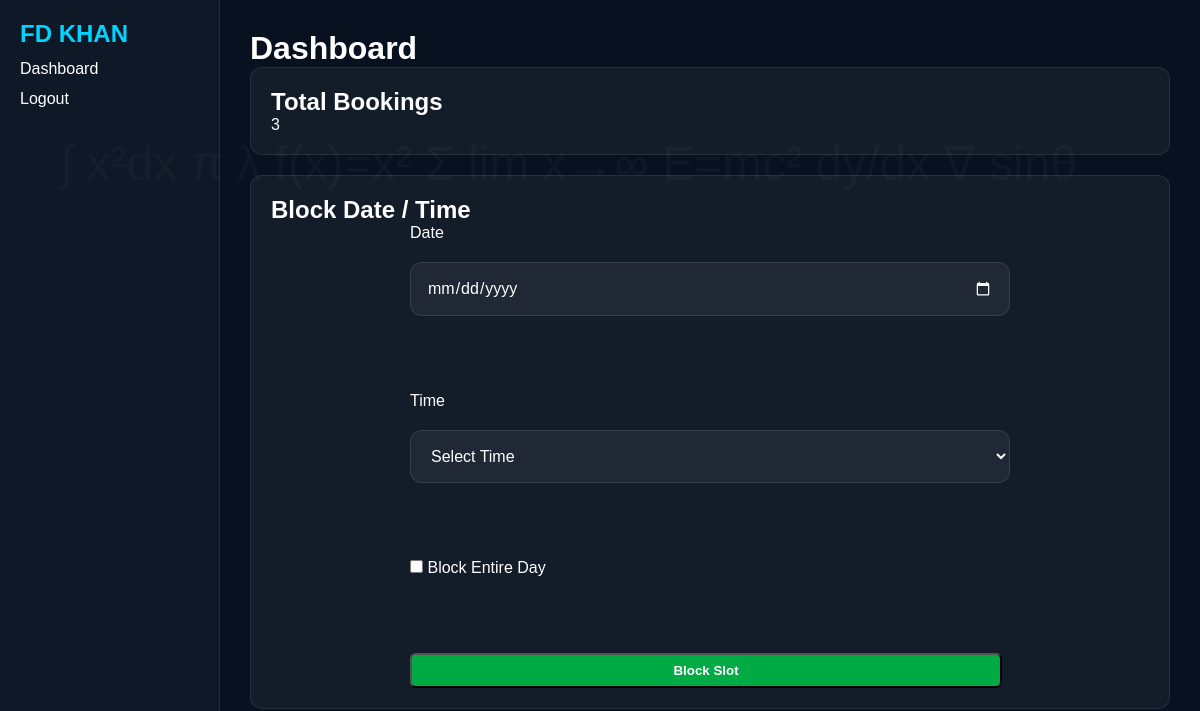
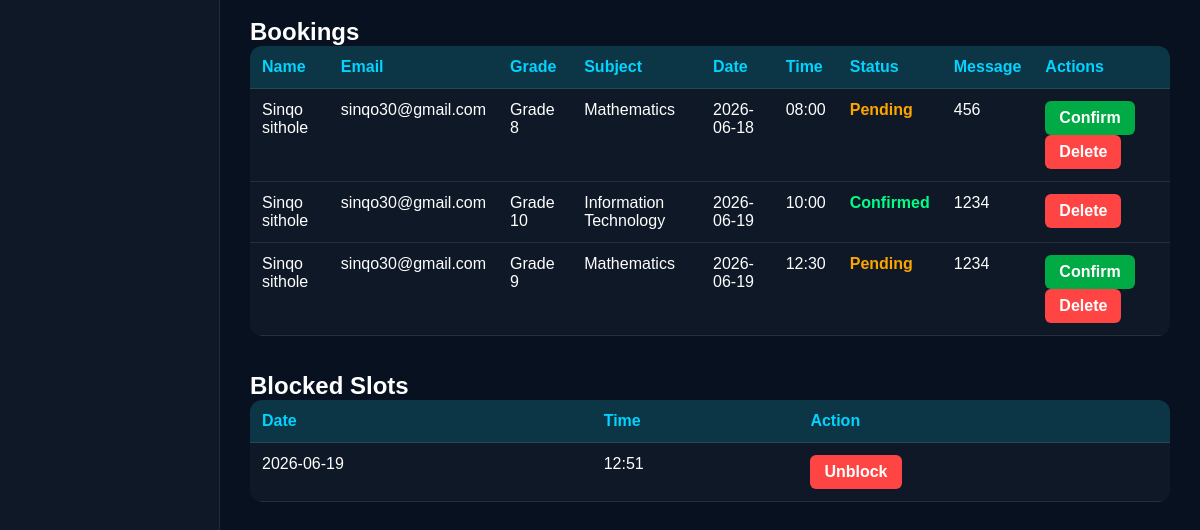
Page /dashboard (signed in) on the earlier database version (2 pictures, top to bottom).
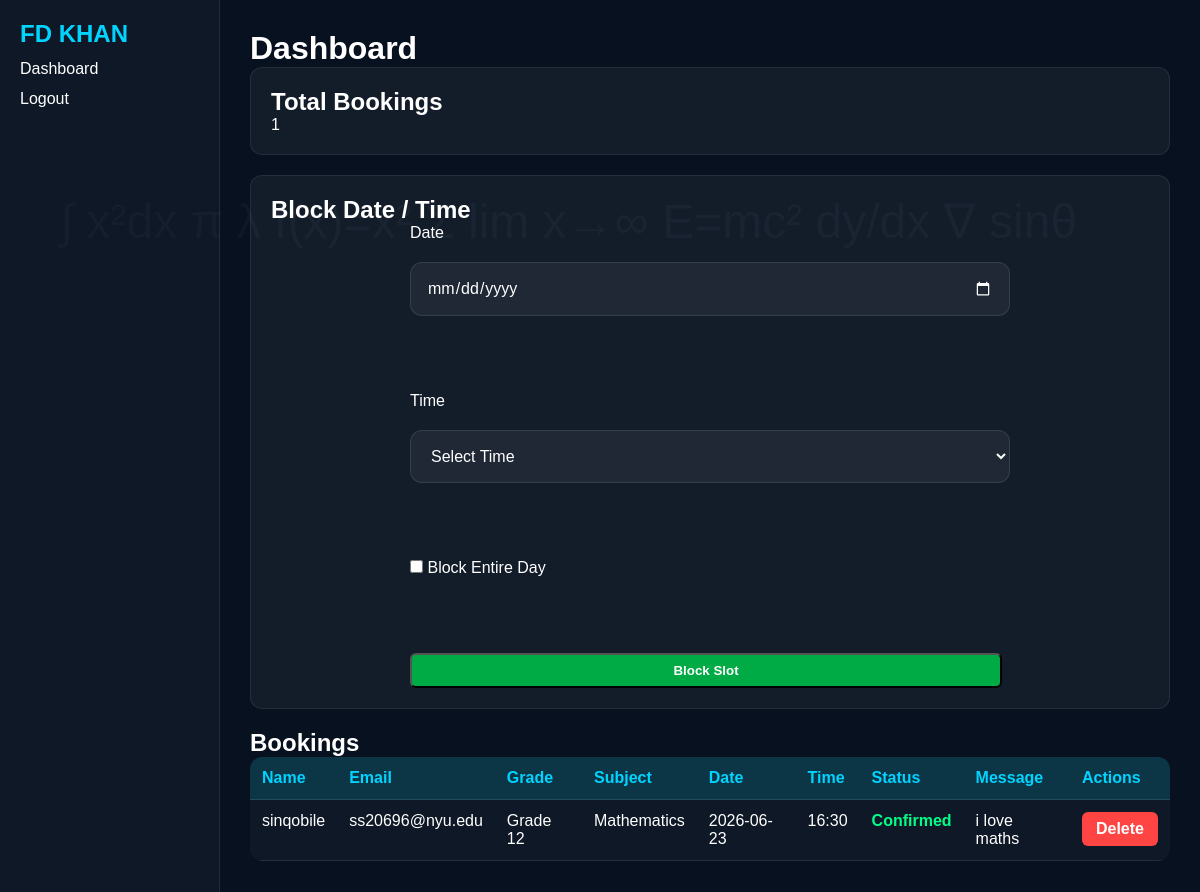
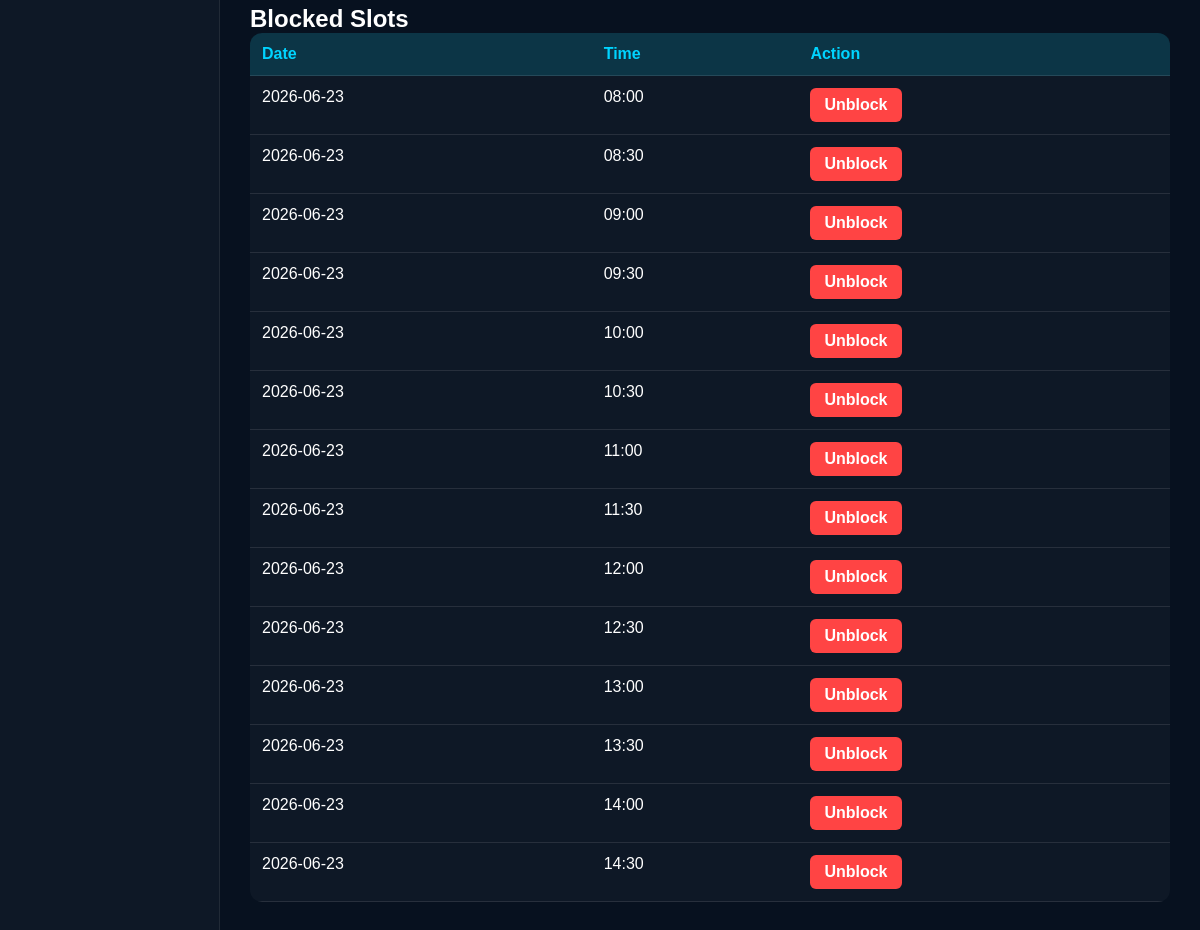
Same page on the later database version (2 pictures, top to bottom).
### tables this page shows
CREATE TABLE bookings (

        id INTEGER PRIMARY KEY AUTOINCREMENT,

        name TEXT,
        email TEXT,
        grade TEXT,
        subject TEXT,
        date TEXT,
        time TEXT,
        message TEXT,

        status TEXT DEFAULT 'Pending'
    );

CREATE TABLE blocked_slots (

        id INTEGER PRIMARY KEY AUTOINCREMENT,

        date TEXT,
        time TEXT
    );

### app.py (the view)
@app.route("/dashboard")
def dashboard():
    if not session.get("logged_in"):
        return redirect("/admin")
    conn = get_db()
    bookings = conn.execute(
        """

        SELECT *

        FROM bookings

        ORDER BY date,time

        """
    ).fetchall()
    blocked_slots = conn.execute(
        """

        SELECT *

        FROM blocked_slots

        ORDER BY date,time

        """
    ).fetchall()
    conn.close()
    return render_template(
        "admin_dashboard.html",
        bookings=bookings,
        blocked_slots=blocked_slots,
        time_slots=TIME_SLOTS
    )

### app.py (called while the page is built)
def get_db():
    conn = sqlite3.connect("fdkhan.db")
    conn.row_factory = sqlite3.Row
    return conn

### templates/admin_dashboard.html (shortened to what this page needs)
<!DOCTYPE html>
<html>
<head>
<link rel="stylesheet" href="{{ url_for('static', filename='style.css') }}">
<link rel="stylesheet" href="{{ url_for('static', filename='admin.css') }}">
</head>
<body>
<div class="layout">
<aside class="sidebar">
<h2>FD KHAN</h2>
<a href="/dashboard">
Dashboard
</a>
<a href="/logout">
Logout
</a>
</aside>
<main class="main">
<h1>
Dashboard
</h1>
<div class="card">
<h2>
Total Bookings
</h2>
<p>
{{ bookings|length }}
</p>
</div>
<div class="card">
<h2>
Block Date / Time
</h2>
<form action="/block_slot" method="POST">
<label>
Date
</label>
<input
type="date"
name="date"
required>
<br><br>
<label>
Time
</label>
<select name="time">
<option value="">
Select Time
</option>
</select>
<br><br>
<label>
<input
type="checkbox"
name="full_day">
Block Entire Day
</label>
<br><br>
<button
type="submit"
class="confirm-btn">
Block Slot
</button>
</form>
</div>
<h2>
Bookings
</h2>
{% if bookings %}
<table>
<tr>
<th>
Name
</th>
<th>
Email
</th>
<th>
Grade
</th>
<th>
Subject
</th>
<th>
Date
</th>
<th>
Time
</th>
<th>
Status
</th>
<th>
Message
</th>
<th>
Actions
</th>
</tr>
{% for b in bookings %}
<tr>
<td>
{{ b.name }}
</td>
<td>
{{ b.email }}
</td>
<td>
{{ b.grade }}
</td>
<td>
{{ b.subject }}
</td>
<td>
{{ b.date }}
</td>
<td>
{{ b.time }}
</td>
<td>
{% if b.status == "Confirmed" %}
<span class="status-confirmed">
Confirmed
</span>
{% else %}
<span class="status-pending">
Pending
</span>
{% endif %}
</td>
<td>
{{ b.message }}
</td>
<td>
{% if b.status != "Confirmed" %}
<a
href="/confirm_booking/{{ b.id }}"
class="confirm-btn">
Confirm
</a>
{% endif %}
<a
href="/delete_booking/{{ b.id }}"
class="delete-btn"
onclick="return confirm('Delete booking?');">
Delete
</a>
</td>
</tr>
{% endfor %}
</table>
{% else %}
<p>
No bookings available.
</p>
{% endif %}
<br><br>
<h2>
Blocked Slots
</h2>
{% if blocked_slots %}
<table>
<tr>
<th>
Date
</th>
<th>
Time
</th>
<th>
Action
</th>
</tr>
{% for slot in blocked_slots %}
<tr>
<td>
{{ slot.date }}
</td>
<td>
{{ slot.time }}
</td>
<td>
<a
href="/unblock_slot/{{ slot.id }}"
class="delete-btn">
Unblock
</a>
</td>
</tr>
{% endfor %}
</table>
{% else %}
<p>
No blocked slots.
</p>
{% endif %}
</main>
</div>
</body>
</html>

### static/style.css (style rules this page uses)
* { margin:0; padding:0; box-sizing:border-box; }
body { font-family:'Fira Code', monospace; background:#07111f; color:#e5f0ff; overflow-x:hidden; min-height:100vh; position:relative; display: flex; flex-direction: column; }
body::before { content: "∫ x²dx π λ f(x)=x² Σ lim x→∞ E=mc² dy/dx ∇ sinθ"; position:fixed; top:10%; left:5%; width:90%; height:90%; color:rgba(255,255,255,0.03); font-size:3rem; line-height:5rem; z-index:-1; pointer-events:none; }
.card, .video-card { background:rgba(255,255,255,0.04); border:1px solid rgba(255,255,255,0.08); border-radius:18px; padding:30px; text-align:left; transition:0.3s ease; }
form { max-width:600px; margin:0 auto; display:flex; flex-direction:column; gap:20px; }
input, textarea, select { padding:16px; border-radius:12px; border:1px solid rgba(255,255,255,0.1); background:rgba(255,255,255,0.05); color:white; font-family:inherit; font-size:1rem; }
input[type="date"], input[type="time"] { padding: 16px; border-radius: 12px; border: 1px solid rgba(255,255,255,0.1); background: rgba(255,255,255,0.05); color: white; font-family: inherit; font-size: 1rem; cursor: pointer; }

### static/admin.css (style rules this page uses)
body { margin: 0; font-family: Arial, sans-serif; background: #07111f; color: white; }
.layout { display: flex; min-height: 100vh; }
.sidebar { width: 220px; background: rgba(255,255,255,0.03); padding: 20px; border-right: 1px solid rgba(255,255,255,0.08); }
.sidebar h2 { color: #00d4ff; }
.sidebar a { display: block; color: white; text-decoration: none; margin: 12px 0; transition: 0.3s; }
.main { flex: 1; padding: 30px; }
.card { background: rgba(255,255,255,0.05); padding: 20px; border-radius: 12px; margin-bottom: 20px; }
table { width: 100%; border-collapse: collapse; background: rgba(255,255,255,0.03); border-radius: 12px; overflow: hidden; }
th { background: rgba(0,212,255,0.15); color: #00d4ff; }
th, td { padding: 12px; border-bottom: 1px solid rgba(255,255,255,0.1); text-align: left; vertical-align: top; }
.confirm-btn { display: inline-block; background: #00aa44; color: white; padding: 8px 14px; text-decoration: none; border-radius: 6px; font-weight: bold; margin-right: 8px; }
.delete-btn { display: inline-block; background: #ff4444; color: white; padding: 8px 14px; text-decoration: none; border-radius: 6px; font-weight: bold; }
.status-confirmed { color: #00ff88; font-weight: bold; }

Differences in the rows shown:
removed bookings: name "Sinqo sithole", email "sinqo30@gmail.com", grade "Grade 8", subject "Mathematics", date "2026-06-18", time "08:00", status "Pending", message "456"
removed bookings: name "Sinqo sithole", email "sinqo30@gmail.com", grade "Grade 10", subject "Information Technology", date "2026-06-19", time "10:00", status "Confirmed", message "1234"
removed bookings: name "Sinqo sithole", email "sinqo30@gmail.com", grade "Grade 9", subject "Mathematics", date "2026-06-19", time "12:30", status "Pending", message "1234"
removed blocked_slots: date "2026-06-19", time "12:51"
added bookings: name "sinqobile", email "ss20696@nyu.edu", grade "Grade 12", subject "Mathematics", date "2026-06-23", time "16:30", status "Confirmed", message "i love maths"
added blocked_slots: date "2026-06-23", time "08:00"
added blocked_slots: date "2026-06-23", time "08:30"
added blocked_slots: date "2026-06-23", time "09:00"
added blocked_slots: date "2026-06-23", time "09:30"
added blocked_slots: date "2026-06-23", time "10:00"
added blocked_slots: date "2026-06-23", time "10:30"
added blocked_slots: date "2026-06-23", time "11:00"
added blocked_slots: date "2026-06-23", time "11:30"
added blocked_slots: date "2026-06-23", time "12:00"
added blocked_slots: date "2026-06-23", time "12:30"
added blocked_slots: date "2026-06-23", time "13:00"
added blocked_slots: date "2026-06-23", time "13:30"
added blocked_slots: date "2026-06-23", time "14:00"
added blocked_slots: date "2026-06-23", time "14:30"
Other differences:
{{ bookings|length }}: "3" → "1"
